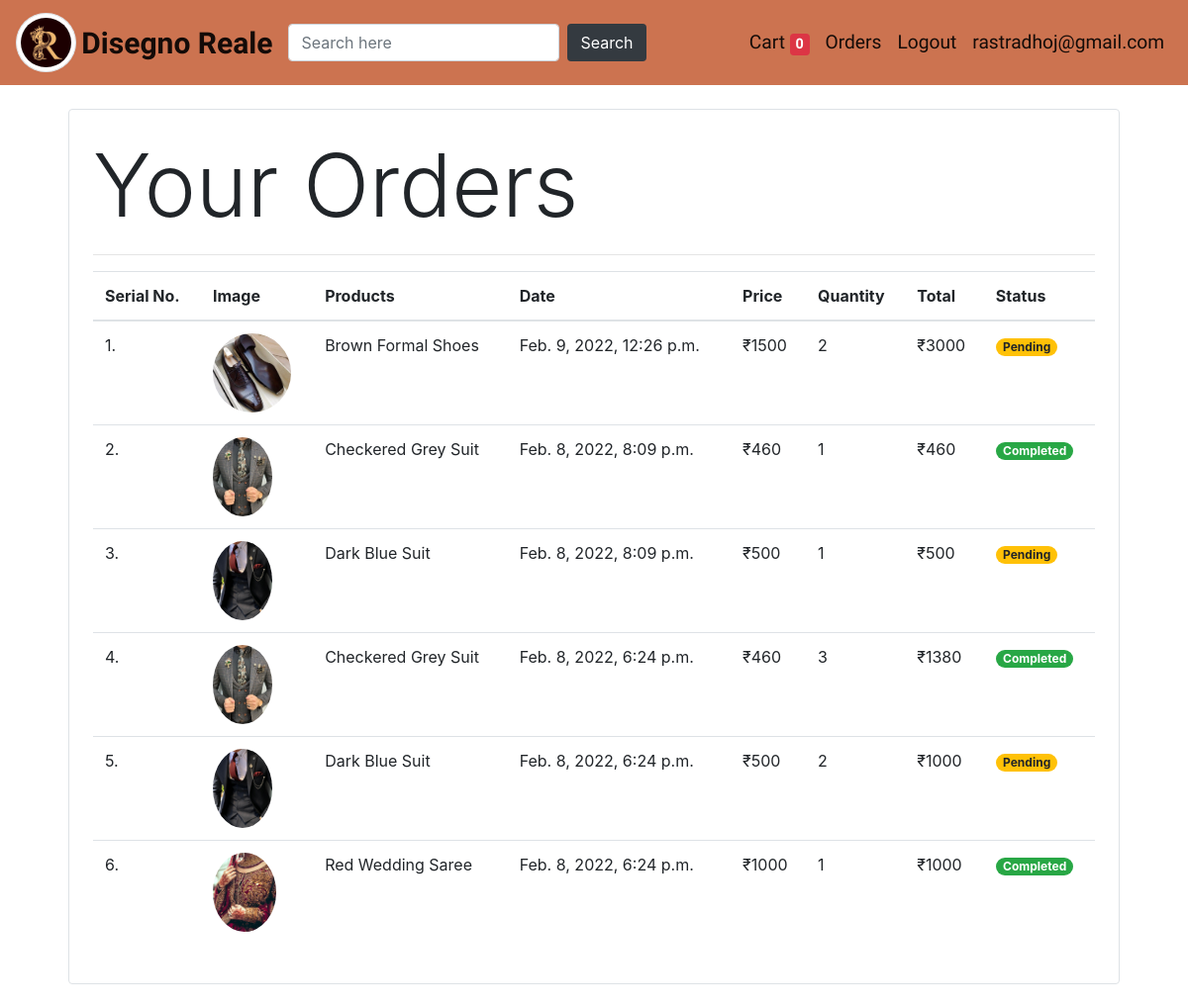
Page /orders (signed in) on the earlier database version.
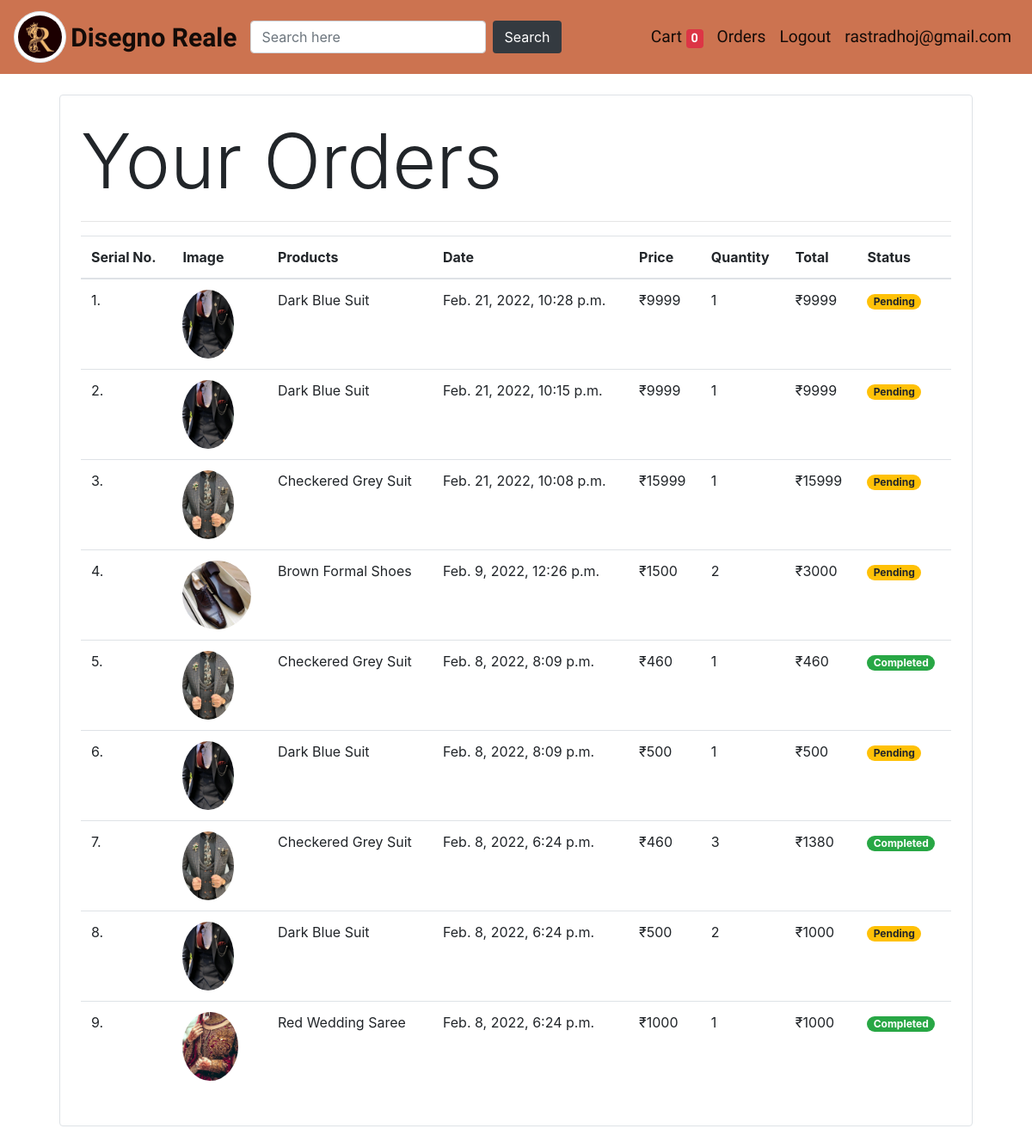
Same page on the later database version.
### store/models/orders.py (models this page shows, shortened)
class Order(models.Model):
    product = models.ForeignKey(Product,
                                on_delete=models.CASCADE)
    customer = models.ForeignKey(Customer,
                                 on_delete=models.CASCADE)
    quantity = models.IntegerField(default=1)
    price = models.IntegerField()
    address = models.CharField(max_length=50, default='', blank=True)
    phone = models.CharField(max_length=15, default='', blank=True)
    date = models.DateTimeField(default=datetime.datetime.today)
    status = models.BooleanField(default=False)
    @staticmethod
    def get_orders_by_customer(customer_id):
        return Order.objects.filter(customer=customer_id).order_by('-date')

### store/models/product.py (models this page shows, shortened)
class Product(models.Model):
    name = models.CharField(max_length=50)
    price = models.IntegerField(default=0)
    category = models.ForeignKey(Category, on_delete=models.CASCADE, default=1)
    description = models.CharField(max_length=200, default='', null=True, blank=True)
    image = models.ImageField(upload_to='uploads/products/')

### store/views/orders.py (the view)
# urls.py: path('orders', Orders.as_view(), name='orders'),
class Orders(View):
    @method_decorator(auth_middleware)
    def get(self, request):
        customer = request.session.get('customer')
        orders = Order.get_orders_by_customer(customer)
        return render(request, 'orders.html', {'orders': orders})

### store/templatetags/cart.py (called while the page is built)
@register.filter(name='multiply')
def multiply(number, multiplier):
    return number*multiplier

### store/templatetags/custom_filter.py (called while the page is built)
@register.filter(name='currency')
def currency(number):
    return '₹'+str(number)

### store/templates/orders.html
{% extends 'base.html' %}
{% block content %}
{% load cart %}
{% load custom_filter %}
<div class="container">
    <div class="border rounded p-4 m-4">
        <p class="display-2">Your Orders</p>
        <hr>
        <table class="table">
            <thead>
                <tr>
                    <th>Serial No.</th>
                    <th>Image</th>
                    <th>Products</th>
                    <th>Date</th>
                    <th>Price</th>
                    <th>Quantity</th>
                    <th>Total</th>
                    <th>Status</th>
                </tr>
            </thead>
            <tbody>
                {% for order in orders %}
                <tr>
                    <td>{{ forloop.counter }}.</td>
                    <td><img style="height:80px;" class="rounded-circle" src="{{ order.product.image.url }}" alt=""></td>
                    <td>{{ order.product.name }}</td>
                    <td>{{ order.date }}</td>
                    <td>{{ order.price|currency }}</td>
                    <td>{{ order.quantity }}</td>
                    <td>{{ order.quantity|multiply:order.price|currency }}</td>
                    {% if not order.status %}
                    <td><small class="badge badge-pill badge-warning">Pending</small></td>
                    {% else %}
                    <td><small class="badge badge-pill badge-success">Completed</small></td>
                    {% endif %}
                </tr>
                {% endfor %}
            </tbody>
        </table>
    </div>
</div>
{% endblock %}

### store/templates/base.html (shortened to what this page needs)
{% load static %}
<!doctype html>
<html lang="en">
<head>
    <link rel="stylesheet" href="https://maxcdn.bootstrapcdn.com/bootstrap/4.0.0/css/bootstrap.min.css"
>
</head>
<body>
    <nav class="navbar navbar-expand-lg navbar-light" style="background-color: #cc7350;">
        <a class="navbar-brand" href="/">
            <img style="height:60px;" src="{% static '/images/royal.jpg' %}" class="img-thumbnail img-fluid image-render rounded-circle">
            <strong class="heading align-middle">
                Disegno Reale
            </strong>
        </a>
        <div class="collapse navbar-collapse" id="navbarSupportedContent">
            <ul class="navbar-nav mr-auto">
                <form class="form-inline" method="post" action="/search">
                    <input class="form-control mr-sm-2" type="search" placeholder="Search here" aria-label="Search" name="searched">
                    <button class="btn bg-dark text-white my-2 my-sm-0" type="submit">Search</button>
                </form>
            </ul>
            <ul class="navbar-nav my-2 my-lg-0">
                <li class="nav-item active">
                    <a class="nav-link nav-fonts align-middle" href="/cart">Cart
                        <span class="badge badge-danger">{{ request.session.cart.keys|length }}</span>
                    </a>
                </li>
                {% if request.session.customer %}
                <li class="nav-item active">
                    <a class="nav-link nav-fonts align-middle" href="/orders">Orders <span class="sr-only">(current)</span></a>
                </li>
                <li class="nav-item active">
                    <a class="nav-link nav-fonts align-middle" href="/logout">Logout <span class="sr-only">(current)</span></a>
                </li>
                <li class="nav-item active">
                    <a class="nav-link nav-fonts align-middle" href="#">{{ request.session.email }} <span class="sr-only">(current)</span></a>
                </li>
                {% endif %}
            </ul>
        </div>
    </nav>
    {% block content %}{% endblock %}
</body>
</html>

### store/templates/base.html (style rules this page uses)
.heading { font-family: 'Festive', cursive; font-size: 150%; }
.nav-fonts { font-family: 'Redressed', cursive; font-size: 120%; }
.image-render { max-width: 100%; height: auto; }

Differences in the rows shown:
added Order: product.image (picture), product.name "Dark Blue Suit", date "Feb. 21, 2022, 10:28 p.m.", price "₹9999", quantity "1", quantity|multiply "₹9999", status "Pending"
added Order: product.image (picture), product.name "Dark Blue Suit", date "Feb. 21, 2022, 10:15 p.m.", price "₹9999", quantity "1", quantity|multiply "₹9999", status "Pending"
added Order: product.image (picture), product.name "Checkered Grey Suit", date "Feb. 21, 2022, 10:08 p.m.", price "₹15999", quantity "1", quantity|multiply "₹15999", status "Pending"
